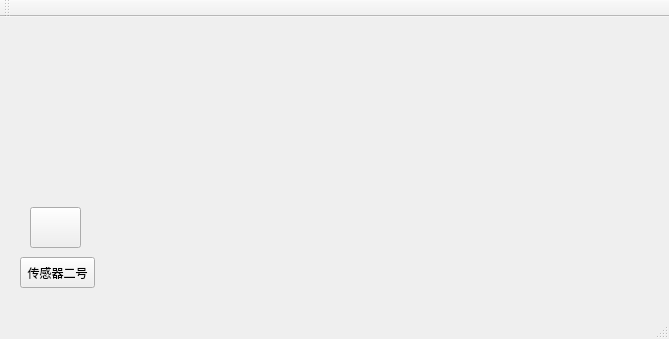
<?xml version="1.0" encoding="UTF-8"?>
<ui version="4.0">
 <class>MainWindow</class>
 <widget class="QMainWindow" name="MainWindow">
  <property name="geometry">
   <rect>
    <x>0</x>
    <y>0</y>
    <width>669</width>
    <height>339</height>
   </rect>
  </property>
  <property name="windowTitle">
   <string>MainWindow</string>
  </property>
  <widget class="QWidget" name="centralWidget">
   <widget class="QCustomPlot" name="widget" native="true">
    <property name="geometry">
     <rect>
      <x>210</x>
      <y>10</y>
      <width>441</width>
      <height>271</height>
     </rect>
    </property>
   </widget>
   <widget class="QPushButton" name="pushButton">
    <property name="geometry">
     <rect>
      <x>30</x>
      <y>190</y>
      <width>51</width>
      <height>41</height>
     </rect>
    </property>
    <property name="styleSheet">
     <string notr="true">image: url(:/icon/1172115.png);
image: url(:/icon/1174033.png);</string>
    </property>
    <property name="text">
     <string/>
    </property>
    <property name="icon">
     <iconset>
      <selectedon>:/icon/1172115.png</selectedon>
     </iconset>
    </property>
    <property name="iconSize">
     <size>
      <width>40</width>
      <height>40</height>
     </size>
    </property>
   </widget>
   <widget class="QPushButton" name="pushButton_2">
    <property name="geometry">
     <rect>
      <x>20</x>
      <y>240</y>
      <width>75</width>
      <height>31</height>
     </rect>
    </property>
    <property name="text">
     <string>传感器二号</string>
    </property>
   </widget>
  </widget>
  <widget class="QMenuBar" name="menuBar">
   <property name="geometry">
    <rect>
     <x>0</x>
     <y>0</y>
     <width>669</width>
     <height>23</height>
    </rect>
   </property>
  </widget>
  <widget class="QToolBar" name="mainToolBar">
   <attribute name="toolBarArea">
    <enum>TopToolBarArea</enum>
   </attribute>
   <attribute name="toolBarBreak">
    <bool>false</bool>
   </attribute>
  </widget>
  <widget class="QStatusBar" name="statusBar"/>
 </widget>
 <layoutdefault spacing="6" margin="11"/>
 <customwidgets>
  <customwidget>
   <class>QCustomPlot</class>
   <extends>QWidget</extends>
   <header location="global">qcustomplot.h</header>
   <container>1</container>
  </customwidget>
 </customwidgets>
 <resources/>
 <connections/>
</ui>
